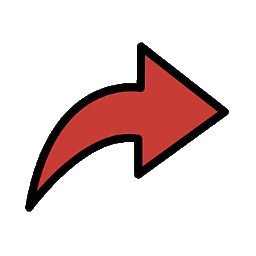
#> input picture Prácicas/archivosPractica1/practica1/images/flecha_transparente.png, 256 x 256 px
$ python ejercicio04.py
#> lines starting #> are read from the running program, lines starting #| are printed output that depends on the picture
# Objetivos:
# - Creación de un gif animado
# - Guardar imagen en un archivo

import skimage as ski
import numpy as np
import imageio
import webbrowser

imagen1 = ski.io.imread("images/flecha_transparente.png")
#> imagen1 is the input picture: shape (256, 256, 4); mean R, G, B, A 229, 211.7, 210.9, 50.9
imagen1[:, :, 3] = 255
imagen4 = np.rot90(imagen1, k=1)
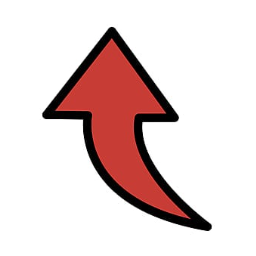
#> imagen4: shape (256, 256, 4); mean R, G, B, A 229, 211.7, 210.9, 255
imagen3 = np.rot90(imagen4, k=1)
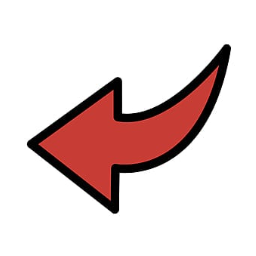
#> imagen3: shape (256, 256, 4); mean R, G, B, A 229, 211.7, 210.9, 255
imagen2 = np.rot90(imagen3, k=1)
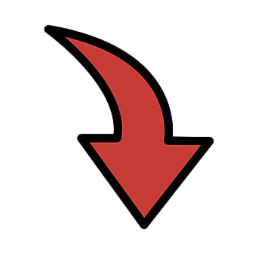
#> imagen2: shape (256, 256, 4); mean R, G, B, A 229, 211.7, 210.9, 255

secuencia = np.stack([imagen1, imagen2, imagen3, imagen4], axis=0)

print(f"Forma de la secuencia: {secuencia.shape}")
#| Forma de la secuencia: (4, 256, 256, 4)

imageio.mimsave("images/flecha.gif", secuencia, loop=0, fps=2)  # También podría ser PNG

# Abre el archivo gif desde un navegador...
webbrowser.open("images/flecha.gif")
